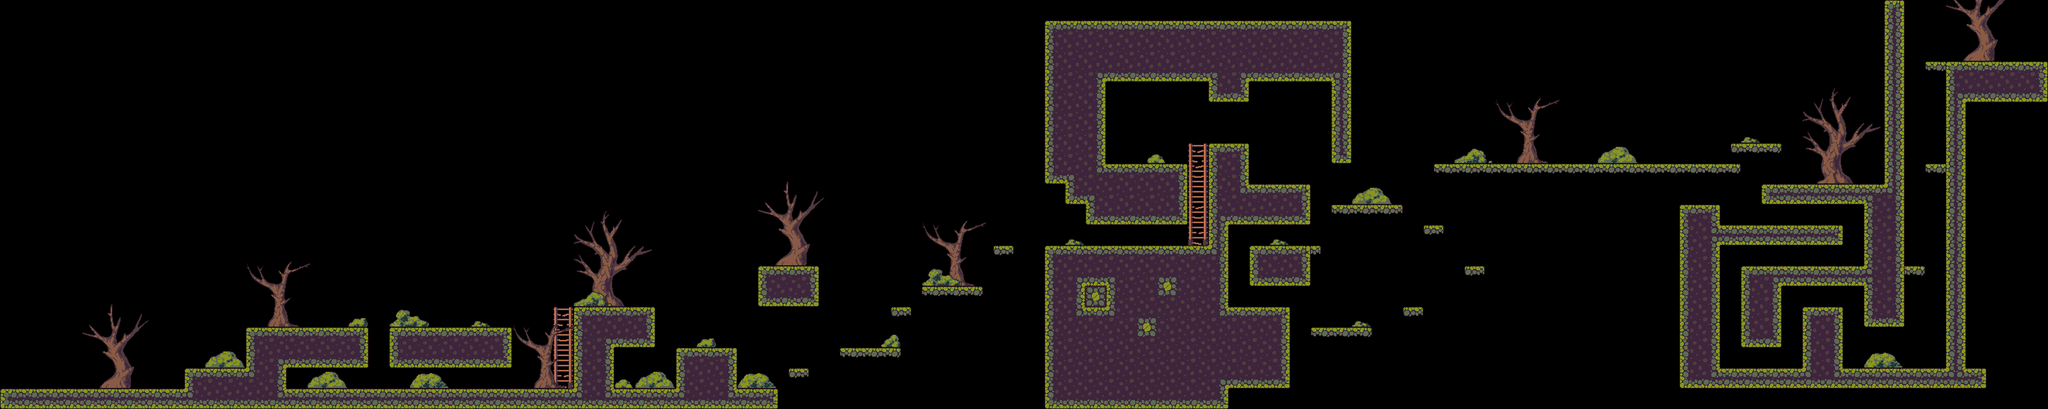

A level layout from a 2D game, rendered from its tile map. Below: a short description, then the map file with tile-grid data replaced by summaries:
An orthogonal 100x20 tile map with 32x32 px tiles, 5 tile layers (background, graphic layer, ladders, trees, ...), 5 tilesets and 89 objects.

<map version="1.10" tiledversion="1.10.2" orientation="orthogonal" renderorder="right-down" width="100" height="20" tilewidth="32" tileheight="32" infinite="0" nextlayerid="14" nextobjectid="179">
 <editorsettings>
  <export target="../../mi-primer-juego-prueba/assets/nuevomapa2.tmx" format="tmx" />
 </editorsettings>
 <tileset firstgid="1" name="ti5" tilewidth="32" tileheight="32" tilecount="60" columns="10">
  <image source="ti5.png" width="320" height="192" />
 </tileset>
 <tileset firstgid="61" source="ladders.tsx" />
 <tileset firstgid="67" source="bushes.tsx" />
 <tileset firstgid="76" source="trees.tsx" />
 <tileset firstgid="79" source="willows.tsx" />
 <layer id="2" name="background" width="100" height="20">
  <data>[2000 cells, 0 non-empty, 0 distinct tile ids]</data>
 </layer>
 <layer id="1" name="graphic layer" width="100" height="20">
  <data>[2000 cells, 433 non-empty, 42 distinct tile ids]</data>
 </layer>
 <layer id="10" name="ladders" width="100" height="20">
  <data>[2000 cells, 9 non-empty, 4 distinct tile ids]</data>
 </layer>
 <layer id="8" name="trees" width="100" height="20">
  <data>[2000 cells, 6 non-empty, 3 distinct tile ids]</data>
 </layer>
 <layer id="9" name="bushes" width="100" height="20">
  <data>[2000 cells, 22 non-empty, 8 distinct tile ids]</data>
 </layer>
 <objectgroup id="3" name="ground">
  <object id="3" x="0" y="608" width="1214" height="32" />
  <object id="8" x="288" y="576.5" width="160" height="31.5" />
  <object id="10" x="608" y="512" width="191.5" height="64" />
  <object id="12" x="896" y="482" width="64" height="126" />
  <object id="13" x="1056" y="545" width="96" height="63" />
  <object id="50" x="1232" y="575.5" width="31" height="15" />
  <object id="51" x="1312.5" y="544.5" width="95" height="15" />
  <object id="55" x="1631.83" y="383.833" width="288.333" height="253" />
  <object id="56" x="1920.17" y="480.5" width="94.9997" height="126" />
  <object id="57" x="1952" y="384" width="111.333" height="14" />
  <object id="58" x="1952.33" y="395.583" width="94.9997" height="52.0833" />
  <object id="59" x="1877.5" y="224" width="73.5" height="127" />
  <object id="60" x="1888" y="286" width="32" height="113" />
  <object id="61" x="1945" y="288" width="102" height="63" />
  <object id="71" x="384.25" y="512.333" width="191.5" height="64" />
  <object id="85" x="1391.92" y="480.667" width="31.5" height="13.3333" />
  <object id="86" x="1551.92" y="384.667" width="31.5" height="13.3333" />
  <object id="87" x="1440.58" y="448.333" width="94.8333" height="13.3333" />
  <object id="88" x="1184.42" y="415.917" width="95" height="62.75" />
  <object id="90" x="889.795" y="480.333" width="134.288" height="64" />
  <object id="101" x="1696.5" y="255.5" width="159.5" height="96.5" />
  <object id="102" x="1663.5" y="287.5" width="33.8333" height="32.5" />
  <object id="103" x="1632" y="255.5" width="63.3333" height="32.5" />
  <object id="104" x="1632.5" y="224" width="95.5" height="32" />
  <object id="105" x="1632.5" y="32" width="95.5" height="192" />
  <object id="107" x="1728" y="33" width="383" height="95" />
  <object id="108" x="1888" y="112.5" width="63" height="47.5" />
  <object id="109" x="2080" y="128" width="31.5" height="127.5" />
  <object id="117" x="2080" y="320" width="112" height="14" />
  <object id="119" x="2224" y="352" width="31.3333" height="14" />
  <object id="120" x="2192" y="480.667" width="31.3333" height="14.6667" />
  <object id="121" x="2288" y="416.667" width="31.3333" height="14.6667" />
  <object id="122" x="2048" y="512" width="96" height="14" />
  <object id="132" x="2240" y="256" width="480" height="15.3333" />
  <object id="133" x="2704.67" y="224" width="79.3333" height="14.6667" />
  <object id="135" x="2944" y="0.5" width="31.3333" height="510.833" />
  <object id="136" x="2752" y="288" width="200.666" height="31.3333" />
  <object id="137" x="2912" y="320" width="42" height="192" />
  <object id="138" x="2624" y="320" width="63.3333" height="287" />
  <object id="139" x="2688" y="352" width="191.333" height="31.3333" />
  <object id="140" x="2720.09" y="415.333" width="199.242" height="32" />
  <object id="166" x="2720" y="424.333" width="63.6667" height="120" />
  <object id="167" x="2624" y="576" width="479.333" height="31" />
  <object id="169" x="2816" y="480" width="63.6667" height="113.333" />
  <object id="170" x="3039.67" y="103.333" width="32.3333" height="472.667" />
  <object id="174" x="3007.5" y="96" width="123" height="15.5" />
  <object id="175" x="3008" y="256.5" width="34" height="14.5" />
  <object id="176" x="2969" y="417" width="39" height="15" />
 </objectgroup>
 <objectgroup id="4" name="walls">
  <object id="65" x="286.909" y="578.25" width="2" height="29.6818" />
  <object id="67" x="0.3636" y="577.068" width="0.88636" height="31" />
  <object id="76" x="446.909" y="576.909" width="2" height="31.4545" />
  <object id="77" x="895.273" y="576.364" width="1.81818" height="31.2727" />
  <object id="78" x="958.364" y="576" width="2.36364" height="32.5455" />
  <object id="80" x="1055.27" y="576" width="1.81818" height="32.3636" />
  <object id="82" x="1887.63" y="351.5" width="1.5" height="32.125" />
  <object id="141" x="1632" y="352" width="0.5" height="31.25" />
  <object id="142" x="1854" y="224.5" width="1.5" height="29.5" />
  <object id="143" x="2047" y="256" width="1" height="30.5" />
  <object id="144" x="2239.5" y="224.5" width="1" height="30.5" />
  <object id="145" x="2784.5" y="192" width="0.5" height="29" />
  <object id="146" x="2705" y="192.5" width="1" height="62.5" />
  <object id="148" x="1728.18" y="224.182" width="0.727273" height="31.8182" />
  <object id="149" x="1951.09" y="256.364" width="1.27273" height="31.4545" />
  <object id="151" x="2013.09" y="448.364" width="1.09091" height="31.8182" />
  <object id="152" x="1919.82" y="448.182" width="0.909091" height="31.2727" />
  <object id="154" x="608" y="480" width="1.5" height="31.5" />
  <object id="155" x="800" y="480" height="31.5" />
  <object id="171" x="2880" y="543.636" width="1.27273" height="32.3636" />
  <object id="172" x="3038.55" y="543.636" width="1.45455" height="32.3636" />
  <object id="178" x="382.727" y="512" width="1.27273" height="65.4545" />
 </objectgroup>
 <objectgroup id="5" name="ladders">
  <object id="113" x="889.273" y="486" width="6.0303" height="120" />
  <object id="114" x="1876.67" y="230" width="11.3333" height="152.667" />
 </objectgroup>
 <objectgroup id="6" name="goal">
  <object id="158" x="3132.67" y="97" width="65.6364" height="26.3636" />
 </objectgroup>
 <objectgroup id="7" name="goombas">
  <object id="62" x="224" y="576" width="32.6667" height="32" />
  <object id="72" x="768" y="576" width="32" height="32.3333" />
  <object id="73" x="480" y="576" width="32" height="31.6667" />
  <object id="74" x="993" y="575.667" width="31.3333" height="30.3333" />
  <object id="75" x="1856" y="352" width="29.6667" height="29.6667" />
  <object id="123" x="2656" y="224" width="31.3333" height="29.3333" />
  <object id="124" x="2720" y="192" width="31.3333" height="29.3333" />
  <object id="125" x="2560" y="224" width="32" height="29.3333" />
  <object id="126" x="2432" y="224" width="33.3333" height="28" />
  <object id="128" x="1748.67" y="220" width="28.6667" height="28" />
  <object id="150" x="1983.82" y="256" width="31.2727" height="29.2727" />
  <object id="153" x="1953.45" y="450" width="29.2727" height="28.7273" />
  <object id="156" x="704" y="480" width="29.5" height="27" />
  <object id="173" x="2946.5" y="543" width="26.5" height="26.5" />
 </objectgroup>
 <objectgroup id="13" name="heartItems">
  <object id="164" x="2049.33" y="481.333" width="30" height="28" />
 </objectgroup>
 <objectgroup id="12" name="jumpItems">
  <object id="163" x="2690.33" y="416.833" width="27" height="25.6667" />
 </objectgroup>
</map>
